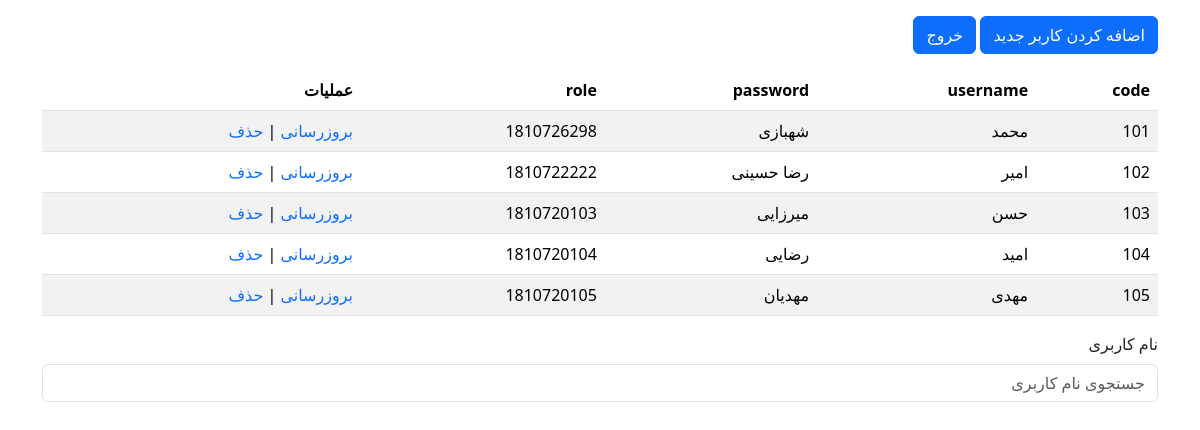
Page /teacher/teacher-dashboard.php (signed in) on the committed database.
### tables this page shows
CREATE TABLE `student` (
  `student_code` int(11) NOT NULL,
  `student_name` varchar(50) NOT NULL,
  `student_family` varchar(50) NOT NULL,
  `student_codemeli` int(11) NOT NULL,
  `student_father` varchar(50) NOT NULL,
  `student_tel` varchar(13) NOT NULL,
  `student_tel_family` varchar(13) NOT NULL,
  `user_code` int(11) NOT NULL,
  `tozihat` text DEFAULT NULL
);

### teacher/teacher-dashboard.php (the view, shortened to what this page needs)
<!doctype html>
<html lang="en">
<head>
    <link rel="stylesheet" href="../assets/bootstrap-5.3.3-dist/css/bootstrap.rtl.min.css">
    <link rel="stylesheet" href="../assets/style.css">
</head>
<body>
<div class="container">
    <?php
    $user = $_SESSION["user_logged"];
    if ($user["role"] == "student") {
        ?>
        <div class="alert alert-danger" role="alert">
            شما مجوز ورود به این صفحه را ندارید .
            <a href="../login.html" class="alert-link">صفحه ی ورود</a>
        </div>
        <?php
    } else {
        ?>
        <div class="mb-3 mt-3">
            <a href="user-managment-adduser.php" class="btn btn-primary">اضافه کردن کاربر جدید</a>
            <a href="../logout.php" class="btn btn-primary">خروج</a>
        </div>
        <table class="table table-striped">
            <thead>
            <tr>
                <th scope="col">code</th>
                <th scope="col">username</th>
                <th scope="col">password</th>
                <th scope="col">role</th>
                <th scope="col">عملیات</th>
            </tr>
            </thead>
            <tbody>
            <?php
            $conn = (new my_database())->connection_database;
            $sql = "SELECT `student_code`,`student_name`,`student_family`,`student_codemeli` FROM `student` ";
            $result = $conn->query($sql);
            if ($result->num_rows > 0) {
                while ($row = $result->fetch_assoc()) {
                    $student_code = $row["student_code"];
                    echo " <tr>
        <td >" . $row["student_code"] . "</td>
        <td>" . $row["student_name"] . "</td>
        <td>" . $row["student_family"] . "</td>
        <td>" . $row["student_codemeli"] . "</td>
        <td>
        <a href=\"user-managment-update.php?user_code=$student_code\">
        بروزرسانی
        </a>
        |
        <a href=\"user-managment-delete.php?user_code=$student_code\" class=''>
        حذف
        </a>
</td>
    </tr>";
                }
            } else {
                echo "0 results";
            }
            ?>
            </tbody>
        </table>
        <form action="" method="get">
            <div class="mb-3 mt-3">
                <label for="username" class="form-label">نام کاربری</label>
                <input type="search" class="form-control" id="username" placeholder="جستجوی نام کاربری" name="username"
                       value="">
            </div>
        </form>
        <?php
    }
    ?>
</div>
</body>
</html>

### assets/style.css (style rules this page uses)
body { direction: rtl; }
a { text-decoration: none; }

### rows in the picture
student: student_code "101", student_name "محمد", student_family "شهبازی", student_codemeli "1810726298"
student: student_code "102", student_name "امیر", student_family "رضا حسینی", student_codemeli "1810722222"
student: student_code "103", student_name "حسن", student_family "میرزایی", student_codemeli "1810720103"
student: student_code "104", student_name "امید", student_family "رضایی", student_codemeli "1810720104"
student: student_code "105", student_name "مهدی", student_family "مهدیان", student_codemeli "1810720105"
